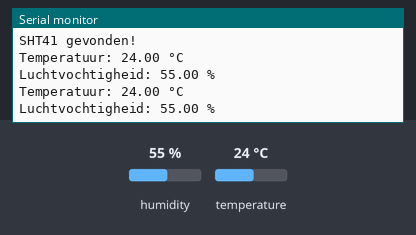
A sketch run on a simulated ESP32. Parts: the last lines printed to the serial monitor. The inputs (shaded band) are chosen by the test bench; at power-on: humidity 55 %, temperature 24 °C.

Above: at 2.9 s.
3.0 s: humidity set to 22 %
At 4.8 s:
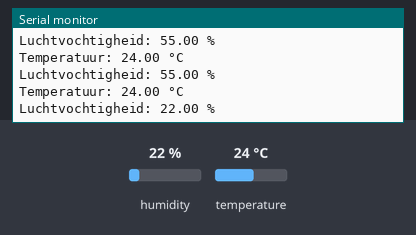
5.8 s: temperature set to 12 °C
At 6.9 s:
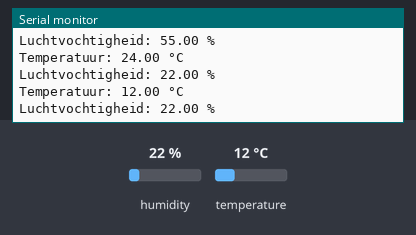
8.6 s: humidity set to 40 %
At 11.1 s:
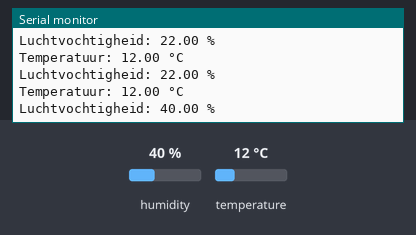
Timing chart, 0 to 12.6 s (numbered marks = the images above; inputs shaded):
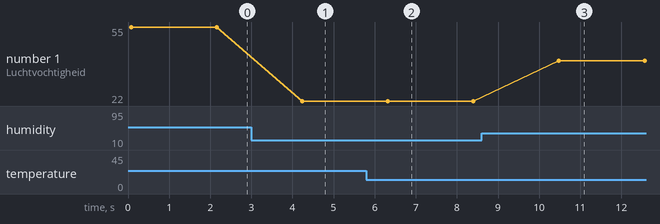

Measured:
- after the input at 3.0 s, the serial monitor: prints a new line after 1.2 s (image 1)
- after the input at 5.8 s, the serial monitor: prints a new line after 0.52 s (image 2)
- after the input at 8.6 s, the serial monitor: prints a new line after 1.9 s (image 3)
- plotted number 1: 55 → 22 after the input at 3.0 s, 22 → 40 after the input at 8.6 s

The sketch:

basic-test.ino.ino
```cpp
#include <Wire.h>
#include <Adafruit_Sensor.h>
#include <Adafruit_SHT4x.h>

Adafruit_SHT4x sht4 = Adafruit_SHT4x();

void setup() {
  Serial.begin(115200);
  while (!Serial) delay(10);

  Wire.begin(); // ESP32: default pins (SDA=21, SCL=22) of set via Wire.begin(SDA, SCL)

  if (!sht4.begin()) {
    Serial.println("Kan SHT4x (SHT41) niet vinden op I2C!");
    while (1) delay(10);
  }

  // Optioneel: heater modes (voor condens/vochtige omgevingen), meestal UIT laten voor normale metingen
  // sht4.setHeater(SHT4X_NO_HEATER);

  Serial.println("SHT41 gevonden!");
}

void loop() {
  sensors_event_t humidity, temp;
  if (!sht4.getEvent(&humidity, &temp)) {
    Serial.println("Fout bij uitlezen!");
    delay(2000);
    return;
  }

  Serial.print("Temperatuur: ");
  Serial.print(temp.temperature);
  Serial.println(" °C");

  Serial.print("Luchtvochtigheid: ");
  Serial.print(humidity.relative_humidity);
  Serial.println(" %");

  delay(2000);
}
```
